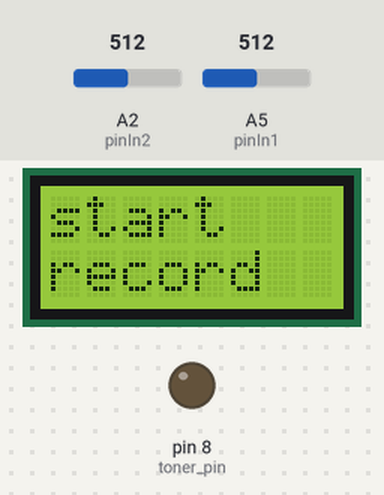
A sketch run on a simulated Arduino Uno, built with avr-gcc and run on an emulated ATmega328P. Shown: 8×2 character LCD, output pins drawn as LEDs (lit = HIGH). The inputs (shaded band) are chosen by the test bench; at power-on: A2 (pinIn2) = 512, A5 (pinIn1) = 512. What the sketch prints to the serial monitor is not drawn.

Above: at 2.1 s.
At 12.1 s:
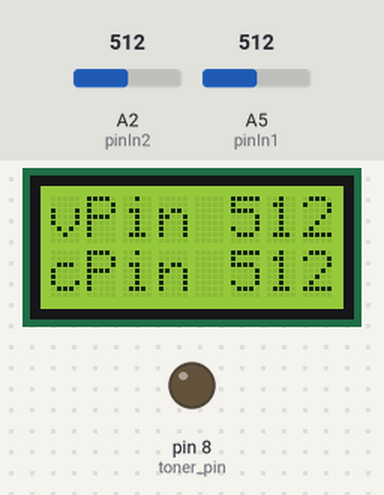
At 55.2 s:
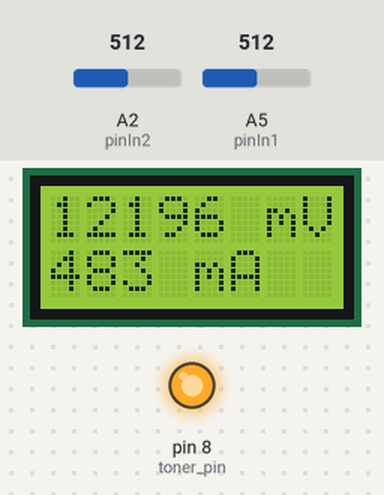
At 121.6 s:
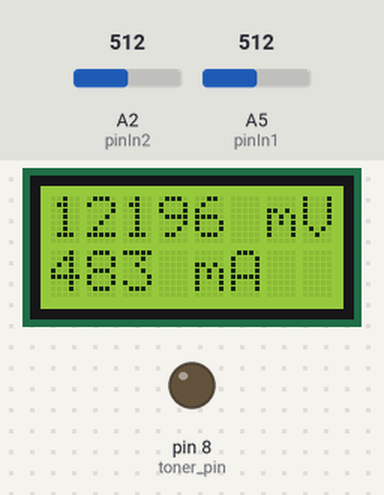
Timing chart, 0 to 123.1 s (numbered marks = the images above):
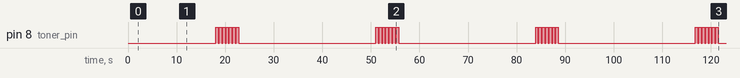

Measured:
- by itself, pin 8 (toner_pin): repeats every 32.9 s: 6 × (LOW 0.20 s, HIGH 0.50 s), LOW 28.2 s, HIGH 0.50 s
- what the display in image 0 shows lasts 10.0 s, from 2.1 s to 12.1 s

The sketch:

voltageSamplerB6.ino
```cpp
/*
  VoltageSamplerB6, modif of VoltageSamplerB4 for serial output to Proc sketch
  -- just the numbers for min,mV,mA
  -- converts 0-5 v from diff. op-amps to read ~11.6-13 v from batt source
  and Rcurr drop to current draw; calib phase for V in setup; Curr map params
  come from previous calib sketch -- do that first with current Rc and load Rl
  being used
*/


unsigned long starTime;  // starting time for discharge, msec, (global) used in setup and printVals fx
unsigned long prevTime;  // initially = starTime, updated with each printVals, (global, same reason)

const int targVolt = 12450; // discharge target in mV, varies with batt type, depth you want;
// 12500 is 20% dc at C/20 for SLA; variable used only in loop, init here for clarity

// for 8x2 LCD, include the library
#include <LiquidCrystal.h>
// initialize new lcd object with the Arduino pins
LiquidCrystal lcd(12, 11, 4, 5, 6, 7); // lib is smart enough to know if you're using 4 or 8 pins

#define pinIn1 A5          // pin to read test batt voltage via op-amplification
#define pinIn2 A2          // pin to read curr sense voltage across Rc via op-amplification

int mapA = 172;      // default V map params, A for 11.6, B for 13.0 w/ USB+batt power to Ardu
int mapB = 970;  // so that Vcc is regulated 5 v -- must have stable reference for valid V

//int mapC = 640;      // empiric C map params, pinIn2 to dc current mA
//int mapD = 928;      // these are values from calib using 2 ohm Rc and Rl 8.6
//int mapE = 650;      // using curr calib sketch; C&D are AR pin values
//int mapF = 880;      // E&F are corresponding measured currents

int mapC =688;      // empiric C map params, pinIn2 to disch current mA
int mapD = 930;     // these are values from calib using 2 ohm Rc and Rl 10.7 cold
int mapE = 650;     // using curr calib sketch; C&D are AR pin values
int mapF = 880;     // E&F are corresponding measured current

//int mapC =740;      // empiric C map params, pinIn2 to disch current mA
//int mapD = 1000;     // these are values from calib using 2 ohm Rc and Rl 12.5
//int mapE = 700;     // using curr calib sketch; C&D are AR pin values
//int mapF = 900;     // E&F are corresponding measured currents

//int mapC = 218;      // empiric Curr map params, pinIn2 to dc current mA
//int mapD = 640;      // these are values from calib using 2.0 ohm Rc and Rl 16
//int mapE = 300;      // using curr calib sketch; C&D are AR pin values
//int mapF = 620;    	 // E&F are corresponding measured currents

//int mapC = 230;      // empiric Curr map params, pinIn2 to dc current mA
//int mapD = 596;      // these are values from calib using 2.0 ohm Rc and Rl 18.5
//int mapE = 300;      // using curr calib sketch; C&D are AR pin values
//int mapF = 560;       // E&F are corresponding measured currents

//int mapC = 127;       // empiric C map params, pinIn2 to dc current mA
//int mapD = 467;       // these are values from calib using 2.7 ohm Rc and Rl 27 cold
//int mapE = 180;       // using curr calib sketch; C&D are AR pin values
//int mapF = 380;       // E&F are corresponding measured currents

//int mapC = 121;      // empiric C map params, pinIn2 to dc current mA
//int mapD = 226;      // ... using 2.0 ohm Rc and R total (max) cold 34
//int mapE = 100;      // using curr calib sketch; C&D are AR pin values
//int mapF = 320;    	 // E&F are corresponding measured currents

//int mapC = 121;      // empiric C map params, pinIn2 to dc current mA
//int mapD = 625;     // these are values from calib using 5 ohm Rc and 36 Rl(adj+2+5 in series)
//int mapE = 80;      // using curr calib sketch; C&D are AR pin values
//int mapF = 250;     // E&F are corresponding measured currents

float newVavg;
float prevVavg;         // voltage globals, used in MA calc in setup calib and loop readout
float indxVavg;

float newCavg;
float prevCavg;         // current globals, used in setup and loop
float indxCavg;

// ************************************

void setup()   // check & calibrate voltage readout, if OK sets starTime for dc readout
{
  Serial.begin(9600);
  // set up the LCD's number of columns and rows:
  lcd.begin(8, 2);

  // first send adjustable voltage to op-amp/ardu, check if readout is accurate
  // if not get new params for map; if OK, exit to readout phase
  int voltage;         // local vars, just used in setup
  int current;
  pinMode(pinIn1, INPUT);  // anal pin to read batt V
  pinMode(pinIn2, INPUT);  // anal pin to read curr sense V
  pinMode(8, OUTPUT);  // toner pin
  delay(2000);         // wait to get first samples

  prevVavg = analogRead(pinIn1);  // just a starting place for the MA of voltage
  indxVavg = prevVavg;         // start the same, but indxVavg only updates if newVavg
  // is different & prints

  prevCavg = analogRead(pinIn2);
  indxCavg = prevCavg;

  // print to 2 lines of LCD, if it's present
  lcd.clear();  // first clear screen and set the cursor to (0,0)
  lcd.print("start");
  lcd.setCursor(0, 1);  // second line
  lcd.print("record");

  delay(3000);
  prevVavg = analogRead(pinIn1);
  prevCavg = analogRead(pinIn2);
  for (int i = 0; i < 10; i++) // average for few seconds to stabilize
  {
    int pin1Sees = (analogRead(pinIn1));    // AR the pin sees
    newVavg = (float)pin1Sees * 0.2 + 0.8 * prevVavg; //update expon moving average of AR
    prevVavg = newVavg;

    // read the curr pin, use moving average to stabilize
    int pin2Sees = analogRead(pinIn2);
    newCavg = (float)pin2Sees * 0.2 + 0.8 * prevCavg; // update expon moving average of AR
    prevCavg = newCavg;   //  after loop x 10 goes on from here
    delay(300);
  }  //end for

  // convert analog reading (0 - 1023) to batt voltage (11.6-13) using map params
  voltage = map(newVavg, mapA, mapB, 11600, 13000); // in mV, resolves ~2 mV
  // convert analog reading (0 - 1023) to current (via amplified voltage (0-1.9 across Rc)
  current = map(newCavg, mapC, mapD, mapE, mapF); // map AR ticks to current (mA) for X ohm Rc

  starTime = millis();     // start of data collection, set once
  prevTime = starTime;    // set once here, then reset by each print job
  printVals(voltage, current);   // need starTime defined, now print first time/value set
}    //end setup

// ************************************

void loop()   // read the batt volt, print elapsed time & values, more often as target approached
{
  static boolean done = 0;       // i.e. 0 = not done yet, init to 0 first loop only
  static boolean watch = 0;     // whether to continue plot after target reached, set once
  static boolean pinPrint = 0;  // print pinreads or V&C
  // read the analog input pin
  readPinAvg();  // gets MA x5 of V, C pins, puts it in new_avg global float variables

  // convert analog reading (0 - 1023) to a voltage (11.5-13) using map params
  int battVolt = map(newVavg, mapA, mapB, 11600, 13000); // in mV, resolves ~2 mV
  int battCurr = map(newCavg, mapC, mapD, mapE, mapF); // same for current

  static int baseVolt = battVolt;          // batt V in mV when we started discharging, set once
  static int battRange = (baseVolt - targVolt);  // range from starting high point to target V, set once
  //              Serial.println (battRange);          // should stay fixed
  //              Serial.print("done yet? "); Serial.println(done);

  while (done != 1) // do this until done is true (target V reached), bypassed when done
  { // 2 local vars, only used here, will determine whether to print or wait
    unsigned long interval = (millis() - prevTime);   // ms. elapsed since loop start or last printVal job
    int deltaV;           // how high present V is from target in mV

    // Serial.print("interval now  "); Serial.println (interval);

    // refresh battVolt 'while looping'
    readPinAvg();  // gets average of V, C pins, puts them in new_avg global variables
    // takes 2 sec.
    battVolt = map(newVavg, mapA, mapB, 11600, 13000); // in mV, resolves ~2 mV
    battCurr = map(newCavg, mapC, mapD, mapE, mapF);
    //  Serial.println("main loop just read battV");
    if (pinPrint == 0)
    { // print V/C to 2 lines of LCD, if it's present, every 2.5 sec, while+readPin delay
      lcd.clear();  // first clear screen and set the cursor to (0,0)
      lcd.print(battVolt);
      lcd.print(" mV");  // the averaged voltage
      lcd.setCursor(0, 1);  // second line
      lcd.print(battCurr);
      lcd.print(" mA");
    }
    else
    { // print raw pin reads to LCD
      lcd.clear();  // first clear screen
      lcd.print("vPin " + String(round(newVavg)));
      lcd.setCursor(0, 1);  // second line
      lcd.print("cPin " + String(round(newCavg)));
    }
    pinPrint = !pinPrint;  // invert value, so LCD alternates showing V/C and pinVals

    deltaV  = (battVolt - targVolt);  //  how far batt is from target now
    //   Serial.print("delta  "); Serial.println(deltaV);         // should drop as batt dc's

    if ( (deltaV > round(battRange * 0.5)) && (interval >= 2 * 60000) )
      printVals(battVolt, battCurr); // print every 2min while far above target V
    // rounding should give nearest integer to product
    if ( (deltaV <= round(battRange * 0.5)) && (deltaV > round(battRange * 0.25)) && (interval >= 1 * 60000) )
      printVals(battVolt, battCurr);   //print every 1 min in this range

    if ( (deltaV <= round(battRange * 0.25)) && (deltaV > round(battRange * 0.13)) && (interval >= 0.5 * 60000) )
      printVals(battVolt, battCurr);   //print every 0.5 min

    if ( (deltaV <= round(battRange * 0.13)) && (deltaV > round(battRange * 0.06)) && (interval >= 0.5 * 60000) )
      printVals(battVolt, battCurr);   //print every .5 min

    if ( (deltaV <= round(battRange * 0.06)) && (deltaV >= 1) && (interval >= 0.5 * 60000))
      printVals(battVolt, battCurr);   //print every 0.5 min

    if (deltaV < 1)     // target V reached
    {
      done = 1;        // stops while loop cycling, exits to main loop
      break;
    }

    delay(1000);      // while, you wait
  }  // end while loop, must be done   // Serial.println("exit while loop");

  if (pinPrint == 0)
  { // print alternate V/C to 2 lines of LCD, if it's present, every 2.5 sec (while+readPin delay)
    lcd.clear();  // first clear screen and set the cursor to (0,0)
    lcd.print(battVolt);
    lcd.print(" mV");  // the averaged voltage
    lcd.setCursor(0, 1);  // second line
    lcd.print(battCurr);
    lcd.print(" mA");
  }
  else
  { // print raw pin reads to LCD
    lcd.clear();  // first clear screen
    lcd.print("vPin " + String(round(newVavg)));
    lcd.setCursor(0, 1);  // second line
    lcd.print("cPin " + String(round(newCavg)));
  }
  pinPrint = !pinPrint;  // invert value

  if (done == 1 && watch == 0)  // main loop does this block when done is true and not watching
  { // print a fresh value
    // Serial.print("elapsed min.= "), Serial.println((millis() - starTime) / 60000);
    // Serial.print(battVolt);
    Serial.println("discharge target reached");
    delay(3000);
    Serial.println ("for extended dc type e immediately");
    delay(3000);
    if (Serial.read() == 'e')
    {
      Serial.println("values print every 1 min.");
      watch = 1;
    }

    if (watch == 0)  // don't beep if watching
    {
      for (byte i = 0; i <= 6; i++) // beep tone every 20 sec
        //      {
        //        tone(8, 2700);   // don't need pin config for toner
        //        delay(500);
        //        noTone(8);
        //        delay(200);
        //      } // end tone
      { // active piezo beeper just needs voltage
        digitalWrite(8, HIGH);   //  need pin config for digiWrite to work
        delay(500);
        digitalWrite(8, LOW);
        delay(200);
      } // end tone loop
      delay (18000);   // 2 + 18 = 20 sec between plays
    } // end if watch
  }  //end if done

  if (done == 1 && watch == 1)  // main loop does this if watch = 1
  {
    unsigned long interval = (millis() - prevTime);   // ms. elapsed since last printVal job
    // refresh values
    readPinAvg();  // gets average of V, C pins, puts them in new_avg global variables

    int battVolt = map(newVavg, mapA, mapB, 11600, 13000);
    int battCurr = map(newCavg, mapC, mapD, mapE, mapF);

    if (pinPrint == 0)
    { // print V/C to 2 lines of LCD, if it's present, every 2.5 sec, while+readPin delay
      lcd.clear();  // first clear screen and set the cursor to (0,0)
      lcd.print(battVolt);
      lcd.print(" mV");  // the averaged voltage
      lcd.setCursor(0, 1);  // second line
      lcd.print(battCurr);
      lcd.print(" mA");
    }
    else
    { // print raw pin reads to LCD
      lcd.clear();  // first clear screen
      lcd.print("vPin " + String(round(newVavg)));
      lcd.setCursor(0, 1);  // second line
      lcd.print("cPin " + String(round(newCavg)));
    }
    pinPrint = !pinPrint;  // invert value
    if (interval >=  60000) printVals(battVolt, battCurr); // print to ser mon every min
  }

  delay(2000);     // no reason to main loop any faster

}  //end main loop

void readPinAvg()
{ // average 5 pin readings, update globals (new_avg) for C and V
  prevVavg = analogRead(pinIn1);      //just a starting place for the MA of V,C
  prevCavg = analogRead(pinIn2);
  for (int i = 0; i < 5; i++) // get average of 5 readings over ~2 sec.
  {
    int pin1Sees = analogRead(pinIn1);
    newVavg = (float)pin1Sees * 0.2 + 0.8 * prevVavg; // update expon moving average of voltage AR
    prevVavg = newVavg;

    int pin2Sees = analogRead(pinIn2);
    newCavg = (float)pin2Sees * 0.2 + 0.8 * prevCavg; // update expon MA of curr AR
    prevCavg = newCavg;

    delay(400);
  }  // end for
}  // end readPin

// *******************************
// mod for serial output to Proc sketch
// prints elapsed min, mV, mA, resets prevTime
void printVals(int battV, int curr)
{
  // Serial.print("elapsed min.= ");
  Serial.print((millis() - starTime) / 60000);
  Serial.print(",");
  Serial.print(battV);
  Serial.print(",");
  Serial.println(curr);
  prevTime = millis();
}  //end printVals

//void printVals(int battV, int curr)   //prints batt in mV, current in mA, resets prevTime
//{
//  Serial.print("elapsed min.= ");
//  Serial.print((millis() - starTime) / 60000);
//  //  Serial.print(" "); Serial.print("AnalRead= "); Serial.println(pinSees);
//  Serial.print("  batt= ");
//  Serial.print(battV);
//  Serial.print(" mV  ");
//  Serial.print("curr= ");
//  Serial.print(curr);
//  Serial.println(" mA");
//  prevTime = millis();
//}  //end printVals
```
